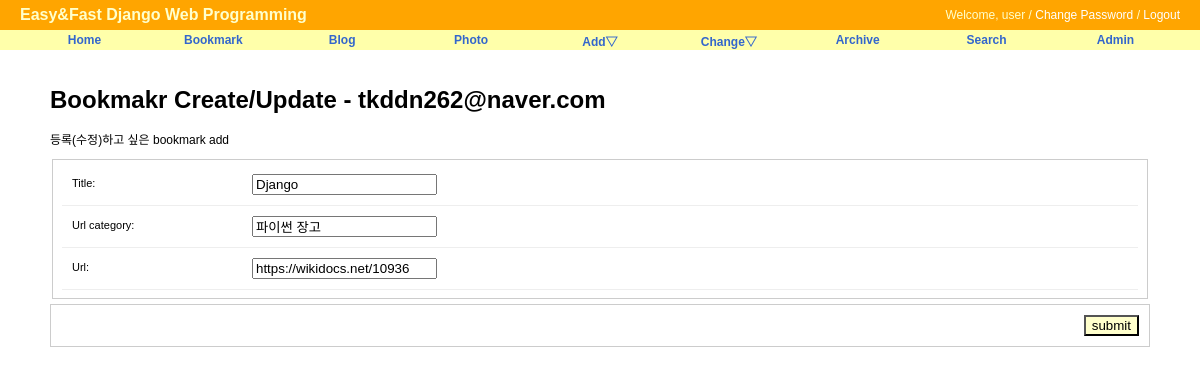
Page /bookmark/update/6 (signed in) on the committed database.
### bookmark/models.py (models this page shows, shortened)
class Bookmark(models.Model):
    title = models.CharField(max_length = 100, blank=True , null=True)
    url = models.URLField('url',unique=True)
    url_category = models.CharField(max_length=100,blank=True, null=True)
    owner = models.ForeignKey(User, null=True, on_delete=models.CASCADE)

### bookmark/views.py (the view)
# urls.py: path('update/<int:pk>',BookmarkUpdateView.as_view(), name='update'),
class BookmarkUpdateView(LoginRequiredMixin,UpdateView):
    model=Bookmark
    fields= ['title','url','url_category']
    success_url = reverse_lazy('bookmark:index')

### bookmark/templates/bookmark/bookmark_form.html (shortened to what this page needs)
{% extends "base.html" %}
{% load staticfiles %}
{% block extrastyle %} {% static "css/form.css"%}  {% endblock%}
{% block content %}
<div id ="content">
    <h1>Bookmakr Create/Update - {{user}}  </h1>
    <form action="." method="post">
        <p>등록(수정)하고 싶은 bookmark add</p>
        <fieldset class ="aligned">
            <div class="form-row">
                {{form.title.label_tag}} {{form.title}}
            </div>
            <div class="form-row">
                {{form.url_category.label_tag}} {{form.url_category}}
            </div>
            <div class="form-row">
                {{form.url.label_tag}} {{form.url}}
            </div>
        </fieldset>
        <div class="submit-row">
            <input type="submit" value='submit'/>
    </form>
</div>
{% endblock %}

### static/css/base.css (style rules this page uses)
body { font-family: "Lucida Grande", Verdana, Arial, sans-serif; font-size: 12px; }
div#content { position: absolute; top: 70px; left: 50px; right: 50px; }

### static/css/form.css (style rules this page uses)
fieldset { border: 1px solid #ccc; }
.aligned label { float: left; width: 170px; padding: 3px 10px 0 0; }
.form-row { padding: 10px; font-size: 11px; border-bottom: 1px solid #eee; }
.submit-row { margin: 5px 0; border: 1px solid #ccc; text-align: right; }
.submit-row input { margin: 10px; background: #ffc; }

### rows in the picture
Bookmark: title "Django", url_category "파이썬 장고", url "https://wikidocs.net/10936"

### other values in the picture
{{ user }} "tkddn262@naver.com"
